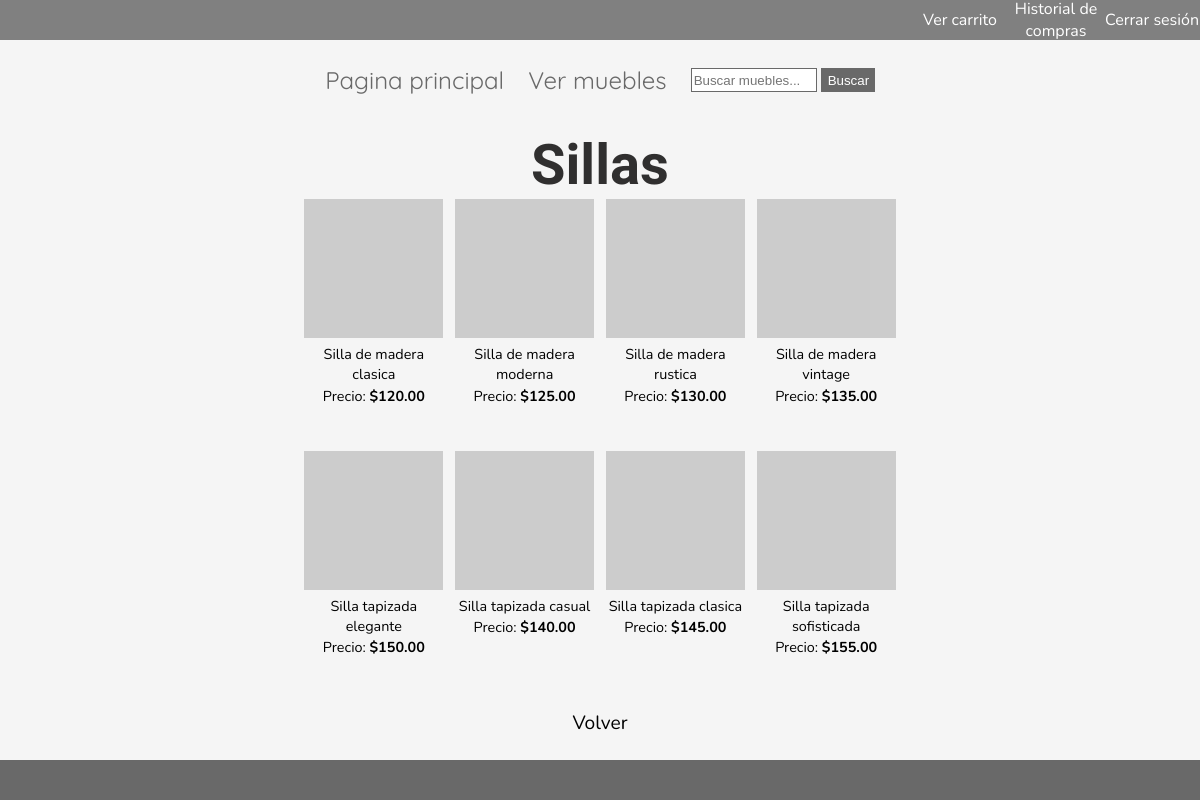
The page /categorias/Sillas/ (signed in) on the database its author committed.
### muebles/models.py (models this page shows, shortened)
class Categoria(models.Model):
    nombre = models.CharField(max_length=100, unique=True)
    descripcion = models.TextField(blank=True, null=True)

class Producto(models.Model):
    nombre = models.CharField(max_length=100)
    precio = models.DecimalField(max_digits=10, decimal_places=2)
    imagen = models.URLField(blank=True, null=True)
    descripcion = models.TextField(blank=True, null=True)
    dimensiones = models.CharField(max_length=100, blank=True, null=True)
    categoria = models.ForeignKey(Categoria, on_delete=models.CASCADE, related_name="productos")

### muebles/views.py (the view)
# urls.py: path('categorias/<str:categoria>/', views.listar_muebles_por_categoria, name='listar_muebles_por_categoria'),
def listar_muebles_por_categoria(request, categoria):
    categoria_obj = Categoria.objects.filter(nombre=categoria).first()
    if not categoria_obj:
        return HttpResponse("Categoría no encontrada", status=404)
    muebles = Producto.objects.filter(categoria=categoria_obj)
    return render(request, 'muebles_categorias.html', {'categoria': categoria, 'muebles': muebles})

### templates/muebles_categorias.html
{% extends 'base.html' %}
{% block content %}
    <section id="contenido-muebles-categoria">
        <h1>{{ categoria|safe }}</h1>
        <div id="muebles">
            {% for mueble in muebles %}
            <div class="mueble">
                <a href="{% url 'detalle_mueble_por_categoria' categoria mueble.nombre %}">
                    <img src="{{ mueble.imagen }}" alt="{{ mueble.nombre|safe }}" width="100%">
                    <p>{{ mueble.nombre|safe }}</p>
                    <p>Precio: <strong>${{ mueble.precio }}</strong></p>
                </a>
            </div>
            {% endfor %}
        </div>
        <a href="{% url 'listar_categorias' %}" id="volver">Volver</a>
    </section>
{% endblock %}

### static/custom.css (style rules this page uses)
html, * { margin: unset; }

### rows shown on the page
Categoria: nombre "Sillas"
Producto: nombre "Silla de madera clasica", precio "120.00"
Producto: nombre "Silla de madera moderna", precio "125.00"
Producto: nombre "Silla de madera rustica", precio "130.00"
Producto: nombre "Silla de madera vintage", precio "135.00"
Producto: nombre "Silla tapizada elegante", precio "150.00"
Producto: nombre "Silla tapizada casual", precio "140.00"
Producto: nombre "Silla tapizada clasica", precio "145.00"
Producto: nombre "Silla tapizada sofisticada", precio "155.00"
